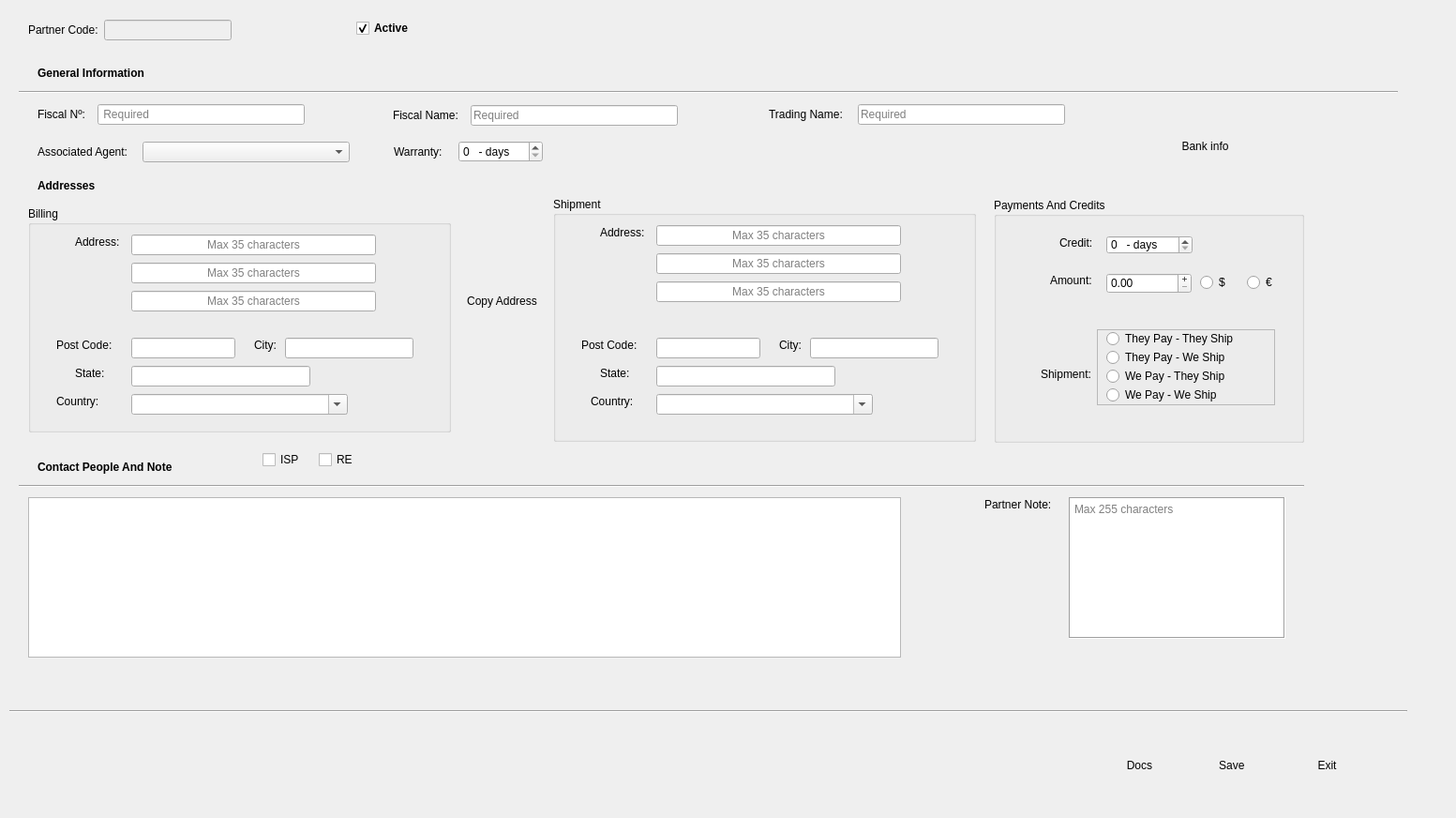
<?xml version="1.0" encoding="UTF-8"?>
<ui version="4.0">
 <class>Partner_Form</class>
 <widget class="QWidget" name="Partner_Form">
  <property name="geometry">
   <rect>
    <x>0</x>
    <y>0</y>
    <width>1553</width>
    <height>872</height>
   </rect>
  </property>
  <property name="minimumSize">
   <size>
    <width>1413</width>
    <height>867</height>
   </size>
  </property>
  <property name="windowTitle">
   <string>Partner</string>
  </property>
  <property name="windowIcon">
   <iconset>
    <normaloff>:/parnters</normaloff>:/parnters</iconset>
  </property>
  <property name="toolTip">
   <string/>
  </property>
  <property name="styleSheet">
   <string notr="true"/>
  </property>
  <widget class="QLabel" name="label_2">
   <property name="geometry">
    <rect>
     <x>40</x>
     <y>70</y>
     <width>129</width>
     <height>16</height>
    </rect>
   </property>
   <property name="styleSheet">
    <string notr="true">font-weight:bold;

</string>
   </property>
   <property name="text">
    <string>General Information</string>
   </property>
  </widget>
  <widget class="Line" name="line">
   <property name="geometry">
    <rect>
     <x>20</x>
     <y>90</y>
     <width>1471</width>
     <height>16</height>
    </rect>
   </property>
   <property name="orientation">
    <enum>Qt::Horizontal</enum>
   </property>
  </widget>
  <widget class="QWidget" name="layoutWidget_2">
   <property name="geometry">
    <rect>
     <x>820</x>
     <y>110</y>
     <width>316</width>
     <height>24</height>
    </rect>
   </property>
   <layout class="QHBoxLayout" name="horizontalLayout_4">
    <item>
     <widget class="QLabel" name="label_5">
      <property name="text">
       <string>Trading Name:</string>
      </property>
     </widget>
    </item>
    <item>
     <widget class="QLineEdit" name="trading_name_line_edit">
      <property name="minimumSize">
       <size>
        <width>221</width>
        <height>22</height>
       </size>
      </property>
      <property name="maximumSize">
       <size>
        <width>221</width>
        <height>22</height>
       </size>
      </property>
      <property name="text">
       <string/>
      </property>
      <property name="placeholderText">
       <string>Required</string>
      </property>
     </widget>
    </item>
   </layout>
  </widget>
  <widget class="QLabel" name="label_6">
   <property name="geometry">
    <rect>
     <x>40</x>
     <y>190</y>
     <width>114</width>
     <height>16</height>
    </rect>
   </property>
   <property name="styleSheet">
    <string notr="true">font-weight:bold;</string>
   </property>
   <property name="text">
    <string>Addresses</string>
   </property>
  </widget>
  <widget class="QToolButton" name="copy_address_button">
   <property name="geometry">
    <rect>
     <x>490</x>
     <y>290</y>
     <width>91</width>
     <height>61</height>
    </rect>
   </property>
   <property name="autoFillBackground">
    <bool>false</bool>
   </property>
   <property name="text">
    <string>Copy Address</string>
   </property>
   <property name="icon">
    <iconset resource="../app/icons.qrc">
     <normaloff>:/right_arrow</normaloff>:/right_arrow</iconset>
   </property>
   <property name="iconSize">
    <size>
     <width>32</width>
     <height>32</height>
    </size>
   </property>
   <property name="checkable">
    <bool>false</bool>
   </property>
   <property name="popupMode">
    <enum>QToolButton::InstantPopup</enum>
   </property>
   <property name="toolButtonStyle">
    <enum>Qt::ToolButtonTextUnderIcon</enum>
   </property>
   <property name="autoRaise">
    <bool>true</bool>
   </property>
  </widget>
  <widget class="QGroupBox" name="groupBox">
   <property name="geometry">
    <rect>
     <x>30</x>
     <y>220</y>
     <width>451</width>
     <height>241</height>
    </rect>
   </property>
   <property name="styleSheet">
    <string notr="true"/>
   </property>
   <property name="title">
    <string>Billing</string>
   </property>
   <property name="flat">
    <bool>false</bool>
   </property>
   <property name="checkable">
    <bool>false</bool>
   </property>
   <widget class="QLineEdit" name="billing_address3_line_edit">
    <property name="geometry">
     <rect>
      <x>110</x>
      <y>90</y>
      <width>261</width>
      <height>22</height>
     </rect>
    </property>
    <property name="minimumSize">
     <size>
      <width>241</width>
      <height>22</height>
     </size>
    </property>
    <property name="text">
     <string/>
    </property>
    <property name="maxLength">
     <number>35</number>
    </property>
    <property name="alignment">
     <set>Qt::AlignCenter</set>
    </property>
    <property name="placeholderText">
     <string>Max 35 characters</string>
    </property>
   </widget>
   <widget class="QLineEdit" name="billing_postcode_line_edit">
    <property name="geometry">
     <rect>
      <x>110</x>
      <y>140</y>
      <width>111</width>
      <height>22</height>
     </rect>
    </property>
   </widget>
   <widget class="QLabel" name="label_10">
    <property name="geometry">
     <rect>
      <x>50</x>
      <y>170</y>
      <width>35</width>
      <height>16</height>
     </rect>
    </property>
    <property name="text">
     <string>State:</string>
    </property>
   </widget>
   <widget class="QLabel" name="label_7">
    <property name="geometry">
     <rect>
      <x>50</x>
      <y>30</y>
      <width>51</width>
      <height>16</height>
     </rect>
    </property>
    <property name="text">
     <string>Address:</string>
    </property>
   </widget>
   <widget class="QLineEdit" name="billing_state_line_edit">
    <property name="geometry">
     <rect>
      <x>110</x>
      <y>170</y>
      <width>191</width>
      <height>22</height>
     </rect>
    </property>
   </widget>
   <widget class="QLabel" name="label_11">
    <property name="geometry">
     <rect>
      <x>30</x>
      <y>200</y>
      <width>55</width>
      <height>16</height>
     </rect>
    </property>
    <property name="text">
     <string>Country:</string>
    </property>
   </widget>
   <widget class="QLabel" name="label_8">
    <property name="geometry">
     <rect>
      <x>30</x>
      <y>140</y>
      <width>62</width>
      <height>16</height>
     </rect>
    </property>
    <property name="text">
     <string>Post Code:</string>
    </property>
   </widget>
   <widget class="QLineEdit" name="billing_address1_line_edit">
    <property name="geometry">
     <rect>
      <x>110</x>
      <y>30</y>
      <width>261</width>
      <height>22</height>
     </rect>
    </property>
    <property name="minimumSize">
     <size>
      <width>241</width>
      <height>22</height>
     </size>
    </property>
    <property name="text">
     <string/>
    </property>
    <property name="maxLength">
     <number>35</number>
    </property>
    <property name="alignment">
     <set>Qt::AlignCenter</set>
    </property>
    <property name="placeholderText">
     <string>Max 35 characters</string>
    </property>
   </widget>
   <widget class="QLineEdit" name="billing_address2_line_edit">
    <property name="geometry">
     <rect>
      <x>110</x>
      <y>60</y>
      <width>261</width>
      <height>22</height>
     </rect>
    </property>
    <property name="minimumSize">
     <size>
      <width>241</width>
      <height>22</height>
     </size>
    </property>
    <property name="text">
     <string/>
    </property>
    <property name="maxLength">
     <number>35</number>
    </property>
    <property name="alignment">
     <set>Qt::AlignCenter</set>
    </property>
    <property name="placeholderText">
     <string>Max 35 characters</string>
    </property>
   </widget>
   <widget class="QComboBox" name="billing_country_combobox">
    <property name="geometry">
     <rect>
      <x>110</x>
      <y>200</y>
      <width>231</width>
      <height>22</height>
     </rect>
    </property>
    <property name="editable">
     <bool>true</bool>
    </property>
    <property name="insertPolicy">
     <enum>QComboBox::NoInsert</enum>
    </property>
   </widget>
   <widget class="QLabel" name="label_9">
    <property name="geometry">
     <rect>
      <x>241</x>
      <y>140</y>
      <width>26</width>
      <height>16</height>
     </rect>
    </property>
    <property name="text">
     <string>City:</string>
    </property>
   </widget>
   <widget class="QLineEdit" name="billing_city_line_edit">
    <property name="geometry">
     <rect>
      <x>274</x>
      <y>140</y>
      <width>137</width>
      <height>22</height>
     </rect>
    </property>
   </widget>
  </widget>
  <widget class="QGroupBox" name="groupBox_2">
   <property name="geometry">
    <rect>
     <x>590</x>
     <y>210</y>
     <width>451</width>
     <height>261</height>
    </rect>
   </property>
   <property name="styleSheet">
    <string notr="true"/>
   </property>
   <property name="title">
    <string>Shipment</string>
   </property>
   <property name="flat">
    <bool>false</bool>
   </property>
   <property name="checkable">
    <bool>false</bool>
   </property>
   <widget class="QLineEdit" name="shipment_address3_line_edit">
    <property name="geometry">
     <rect>
      <x>110</x>
      <y>90</y>
      <width>261</width>
      <height>22</height>
     </rect>
    </property>
    <property name="minimumSize">
     <size>
      <width>241</width>
      <height>22</height>
     </size>
    </property>
    <property name="text">
     <string/>
    </property>
    <property name="maxLength">
     <number>35</number>
    </property>
    <property name="cursorPosition">
     <number>0</number>
    </property>
    <property name="alignment">
     <set>Qt::AlignCenter</set>
    </property>
    <property name="placeholderText">
     <string>Max 35 characters</string>
    </property>
    <property name="cursorMoveStyle">
     <enum>Qt::LogicalMoveStyle</enum>
    </property>
   </widget>
   <widget class="QLineEdit" name="shipment_postcode_line_edit">
    <property name="geometry">
     <rect>
      <x>110</x>
      <y>150</y>
      <width>111</width>
      <height>22</height>
     </rect>
    </property>
   </widget>
   <widget class="QLabel" name="label_14">
    <property name="geometry">
     <rect>
      <x>50</x>
      <y>180</y>
      <width>35</width>
      <height>16</height>
     </rect>
    </property>
    <property name="text">
     <string>State:</string>
    </property>
   </widget>
   <widget class="QLabel" name="label_15">
    <property name="geometry">
     <rect>
      <x>50</x>
      <y>30</y>
      <width>51</width>
      <height>16</height>
     </rect>
    </property>
    <property name="text">
     <string>Address:</string>
    </property>
   </widget>
   <widget class="QLineEdit" name="shipment_state_line_edit">
    <property name="geometry">
     <rect>
      <x>110</x>
      <y>180</y>
      <width>191</width>
      <height>22</height>
     </rect>
    </property>
   </widget>
   <widget class="QLabel" name="label_16">
    <property name="geometry">
     <rect>
      <x>40</x>
      <y>210</y>
      <width>51</width>
      <height>16</height>
     </rect>
    </property>
    <property name="text">
     <string>Country:</string>
    </property>
   </widget>
   <widget class="QLabel" name="label_17">
    <property name="geometry">
     <rect>
      <x>30</x>
      <y>150</y>
      <width>62</width>
      <height>16</height>
     </rect>
    </property>
    <property name="text">
     <string>Post Code:</string>
    </property>
   </widget>
   <widget class="QLineEdit" name="shipment_address_line_edit">
    <property name="geometry">
     <rect>
      <x>110</x>
      <y>30</y>
      <width>261</width>
      <height>22</height>
     </rect>
    </property>
    <property name="minimumSize">
     <size>
      <width>241</width>
      <height>22</height>
     </size>
    </property>
    <property name="text">
     <string/>
    </property>
    <property name="maxLength">
     <number>35</number>
    </property>
    <property name="alignment">
     <set>Qt::AlignCenter</set>
    </property>
    <property name="placeholderText">
     <string>Max 35 characters</string>
    </property>
   </widget>
   <widget class="QLineEdit" name="shipment_address2_line_edit">
    <property name="geometry">
     <rect>
      <x>110</x>
      <y>60</y>
      <width>261</width>
      <height>22</height>
     </rect>
    </property>
    <property name="minimumSize">
     <size>
      <width>241</width>
      <height>22</height>
     </size>
    </property>
    <property name="text">
     <string/>
    </property>
    <property name="maxLength">
     <number>35</number>
    </property>
    <property name="alignment">
     <set>Qt::AlignCenter</set>
    </property>
    <property name="placeholderText">
     <string>Max 35 characters</string>
    </property>
   </widget>
   <widget class="QComboBox" name="shipemnt_country_combobox">
    <property name="geometry">
     <rect>
      <x>110</x>
      <y>210</y>
      <width>231</width>
      <height>22</height>
     </rect>
    </property>
    <property name="editable">
     <bool>true</bool>
    </property>
    <property name="insertPolicy">
     <enum>QComboBox::NoInsert</enum>
    </property>
   </widget>
   <widget class="QLineEdit" name="shipment_city_line_edit">
    <property name="geometry">
     <rect>
      <x>274</x>
      <y>150</y>
      <width>137</width>
      <height>22</height>
     </rect>
    </property>
   </widget>
   <widget class="QLabel" name="label_13">
    <property name="geometry">
     <rect>
      <x>241</x>
      <y>150</y>
      <width>26</width>
      <height>16</height>
     </rect>
    </property>
    <property name="text">
     <string>City:</string>
    </property>
   </widget>
  </widget>
  <widget class="QLabel" name="label_19">
   <property name="geometry">
    <rect>
     <x>40</x>
     <y>490</y>
     <width>162</width>
     <height>16</height>
    </rect>
   </property>
   <property name="styleSheet">
    <string notr="true">font-weight:bold;</string>
   </property>
   <property name="text">
    <string>Contact People And Note</string>
   </property>
  </widget>
  <widget class="Line" name="line_2">
   <property name="geometry">
    <rect>
     <x>20</x>
     <y>510</y>
     <width>1371</width>
     <height>16</height>
    </rect>
   </property>
   <property name="orientation">
    <enum>Qt::Horizontal</enum>
   </property>
  </widget>
  <widget class="QGroupBox" name="groupBox_3">
   <property name="geometry">
    <rect>
     <x>1060</x>
     <y>211</y>
     <width>331</width>
     <height>261</height>
    </rect>
   </property>
   <property name="title">
    <string>Payments And Credits</string>
   </property>
   <property name="flat">
    <bool>false</bool>
   </property>
   <widget class="QLabel" name="label_22">
    <property name="geometry">
     <rect>
      <x>70</x>
      <y>40</y>
      <width>43</width>
      <height>16</height>
     </rect>
    </property>
    <property name="text">
     <string>Credit:</string>
    </property>
   </widget>
   <widget class="QSpinBox" name="credit_days_spinbox">
    <property name="geometry">
     <rect>
      <x>120</x>
      <y>40</y>
      <width>92</width>
      <height>20</height>
     </rect>
    </property>
    <property name="minimumSize">
     <size>
      <width>51</width>
      <height>0</height>
     </size>
    </property>
    <property name="suffix">
     <string>   - days</string>
    </property>
    <property name="maximum">
     <number>365</number>
    </property>
    <property name="value">
     <number>0</number>
    </property>
    <property name="displayIntegerBase">
     <number>10</number>
    </property>
   </widget>
   <widget class="QLabel" name="label_23">
    <property name="geometry">
     <rect>
      <x>60</x>
      <y>80</y>
      <width>55</width>
      <height>16</height>
     </rect>
    </property>
    <property name="text">
     <string>Amount:</string>
    </property>
   </widget>
   <widget class="QDoubleSpinBox" name="credit_amount_spinbox">
    <property name="geometry">
     <rect>
      <x>120</x>
      <y>80</y>
      <width>91</width>
      <height>22</height>
     </rect>
    </property>
    <property name="wrapping">
     <bool>false</bool>
    </property>
    <property name="buttonSymbols">
     <enum>QAbstractSpinBox::PlusMinus</enum>
    </property>
    <property name="maximum">
     <double>1000000.000000000000000</double>
    </property>
    <property name="singleStep">
     <double>0.010000000000000</double>
    </property>
   </widget>
   <widget class="QRadioButton" name="dolar_radiobutton">
    <property name="geometry">
     <rect>
      <x>220</x>
      <y>80</y>
      <width>34</width>
      <height>20</height>
     </rect>
    </property>
    <property name="text">
     <string>$</string>
    </property>
   </widget>
   <widget class="QRadioButton" name="euro_radiobutton">
    <property name="geometry">
     <rect>
      <x>270</x>
      <y>80</y>
      <width>31</width>
      <height>20</height>
     </rect>
    </property>
    <property name="text">
     <string>€</string>
    </property>
   </widget>
   <widget class="QLabel" name="label_24">
    <property name="geometry">
     <rect>
      <x>50</x>
      <y>180</y>
      <width>59</width>
      <height>16</height>
     </rect>
    </property>
    <property name="text">
     <string>Shipment:</string>
    </property>
   </widget>
   <widget class="QFrame" name="frame">
    <property name="geometry">
     <rect>
      <x>110</x>
      <y>140</y>
      <width>190</width>
      <height>81</height>
     </rect>
    </property>
    <property name="frameShape">
     <enum>QFrame::StyledPanel</enum>
    </property>
    <property name="frameShadow">
     <enum>QFrame::Raised</enum>
    </property>
    <widget class="QRadioButton" name="we_pay_they_ship_radiobutton">
     <property name="geometry">
      <rect>
       <x>10</x>
       <y>40</y>
       <width>141</width>
       <height>20</height>
      </rect>
     </property>
     <property name="text">
      <string>We Pay - They Ship</string>
     </property>
    </widget>
    <widget class="QRadioButton" name="they_pay_they_ship_radiobutton">
     <property name="geometry">
      <rect>
       <x>10</x>
       <y>0</y>
       <width>161</width>
       <height>20</height>
      </rect>
     </property>
     <property name="text">
      <string>They Pay - They Ship</string>
     </property>
    </widget>
    <widget class="QRadioButton" name="they_pay_we_ship_radiobutton">
     <property name="geometry">
      <rect>
       <x>10</x>
       <y>20</y>
       <width>141</width>
       <height>20</height>
      </rect>
     </property>
     <property name="text">
      <string>They Pay - We Ship</string>
     </property>
    </widget>
    <widget class="QRadioButton" name="we_pay_we_ship_radiobutton">
     <property name="geometry">
      <rect>
       <x>10</x>
       <y>60</y>
       <width>141</width>
       <height>20</height>
      </rect>
     </property>
     <property name="text">
      <string>We Pay - We Ship</string>
     </property>
    </widget>
   </widget>
  </widget>
  <widget class="Line" name="line_3">
   <property name="geometry">
    <rect>
     <x>10</x>
     <y>750</y>
     <width>1491</width>
     <height>16</height>
    </rect>
   </property>
   <property name="orientation">
    <enum>Qt::Horizontal</enum>
   </property>
  </widget>
  <widget class="QToolButton" name="cancel_button">
   <property name="geometry">
    <rect>
     <x>1370</x>
     <y>780</y>
     <width>91</width>
     <height>71</height>
    </rect>
   </property>
   <property name="toolTip">
    <string>Check Documentd assciated</string>
   </property>
   <property name="toolTipDuration">
    <number>2</number>
   </property>
   <property name="text">
    <string>Exit</string>
   </property>
   <property name="icon">
    <iconset resource="../app/icons.qrc">
     <normaloff>:/exit</normaloff>:/exit</iconset>
   </property>
   <property name="iconSize">
    <size>
     <width>100</width>
     <height>100</height>
    </size>
   </property>
   <property name="toolButtonStyle">
    <enum>Qt::ToolButtonTextUnderIcon</enum>
   </property>
   <property name="autoRaise">
    <bool>true</bool>
   </property>
   <property name="arrowType">
    <enum>Qt::NoArrow</enum>
   </property>
  </widget>
  <widget class="QToolButton" name="docs_button">
   <property name="geometry">
    <rect>
     <x>1170</x>
     <y>780</y>
     <width>91</width>
     <height>71</height>
    </rect>
   </property>
   <property name="toolTip">
    <string>Check Documentd assciated</string>
   </property>
   <property name="toolTipDuration">
    <number>2</number>
   </property>
   <property name="text">
    <string>Docs</string>
   </property>
   <property name="icon">
    <iconset resource="../app/icons.qrc">
     <normaloff>:/document</normaloff>:/document</iconset>
   </property>
   <property name="iconSize">
    <size>
     <width>100</width>
     <height>100</height>
    </size>
   </property>
   <property name="toolButtonStyle">
    <enum>Qt::ToolButtonTextUnderIcon</enum>
   </property>
   <property name="autoRaise">
    <bool>true</bool>
   </property>
   <property name="arrowType">
    <enum>Qt::NoArrow</enum>
   </property>
  </widget>
  <widget class="QToolButton" name="delete_row_button">
   <property name="geometry">
    <rect>
     <x>110</x>
     <y>710</y>
     <width>31</width>
     <height>31</height>
    </rect>
   </property>
   <property name="text">
    <string/>
   </property>
   <property name="icon">
    <iconset resource="../app/icons.qrc">
     <normaloff>:/delete</normaloff>:/delete</iconset>
   </property>
   <property name="toolButtonStyle">
    <enum>Qt::ToolButtonTextUnderIcon</enum>
   </property>
   <property name="autoRaise">
    <bool>true</bool>
   </property>
  </widget>
  <widget class="QWidget" name="layoutWidget">
   <property name="geometry">
    <rect>
     <x>30</x>
     <y>20</y>
     <width>217</width>
     <height>24</height>
    </rect>
   </property>
   <layout class="QHBoxLayout" name="horizontalLayout">
    <item>
     <widget class="QLabel" name="label">
      <property name="text">
       <string>Partner Code:</string>
      </property>
     </widget>
    </item>
    <item>
     <widget class="QLineEdit" name="partner_code_line_edit">
      <property name="enabled">
       <bool>false</bool>
      </property>
     </widget>
    </item>
   </layout>
  </widget>
  <widget class="QWidget" name="layoutWidget">
   <property name="geometry">
    <rect>
     <x>40</x>
     <y>110</y>
     <width>285</width>
     <height>24</height>
    </rect>
   </property>
   <layout class="QHBoxLayout" name="horizontalLayout_2">
    <item>
     <widget class="QLabel" name="label_3">
      <property name="text">
       <string>Fiscal Nº:</string>
      </property>
     </widget>
    </item>
    <item>
     <widget class="QLineEdit" name="fiscal_number_line_edit">
      <property name="minimumSize">
       <size>
        <width>221</width>
        <height>22</height>
       </size>
      </property>
      <property name="maximumSize">
       <size>
        <width>221</width>
        <height>22</height>
       </size>
      </property>
      <property name="text">
       <string/>
      </property>
      <property name="placeholderText">
       <string> Required</string>
      </property>
     </widget>
    </item>
   </layout>
  </widget>
  <widget class="QWidget" name="layoutWidget">
   <property name="geometry">
    <rect>
     <x>419</x>
     <y>111</y>
     <width>304</width>
     <height>24</height>
    </rect>
   </property>
   <layout class="QHBoxLayout" name="horizontalLayout_3">
    <item>
     <widget class="QLabel" name="label_4">
      <property name="text">
       <string>Fiscal Name:</string>
      </property>
     </widget>
    </item>
    <item>
     <widget class="QLineEdit" name="fical_name_line_edit">
      <property name="minimumSize">
       <size>
        <width>221</width>
        <height>22</height>
       </size>
      </property>
      <property name="maximumSize">
       <size>
        <width>221</width>
        <height>22</height>
       </size>
      </property>
      <property name="text">
       <string/>
      </property>
      <property name="placeholderText">
       <string>Required</string>
      </property>
     </widget>
    </item>
   </layout>
  </widget>
  <widget class="QWidget" name="layoutWidget">
   <property name="geometry">
    <rect>
     <x>40</x>
     <y>150</y>
     <width>333</width>
     <height>24</height>
    </rect>
   </property>
   <layout class="QHBoxLayout" name="horizontalLayout_6">
    <item>
     <widget class="QLabel" name="label_12">
      <property name="text">
       <string>Associated Agent:</string>
      </property>
     </widget>
    </item>
    <item>
     <widget class="QComboBox" name="associated_agent_combobox">
      <property name="minimumSize">
       <size>
        <width>221</width>
        <height>0</height>
       </size>
      </property>
     </widget>
    </item>
   </layout>
  </widget>
  <widget class="QWidget" name="layoutWidget">
   <property name="geometry">
    <rect>
     <x>420</x>
     <y>150</y>
     <width>159</width>
     <height>24</height>
    </rect>
   </property>
   <layout class="QHBoxLayout" name="horizontalLayout_10">
    <item>
     <widget class="QLabel" name="label_21">
      <property name="text">
       <string>Warranty:</string>
      </property>
     </widget>
    </item>
    <item>
     <widget class="QSpinBox" name="warranty_spinbox">
      <property name="minimumSize">
       <size>
        <width>51</width>
        <height>0</height>
       </size>
      </property>
      <property name="suffix">
       <string>   - days</string>
      </property>
      <property name="maximum">
       <number>365</number>
      </property>
      <property name="value">
       <number>0</number>
      </property>
      <property name="displayIntegerBase">
       <number>10</number>
      </property>
     </widget>
    </item>
   </layout>
  </widget>
  <widget class="QLabel" name="label_25">
   <property name="geometry">
    <rect>
     <x>1050</x>
     <y>530</y>
     <width>77</width>
     <height>16</height>
    </rect>
   </property>
   <property name="text">
    <string>Partner Note:</string>
   </property>
  </widget>
  <widget class="QTextEdit" name="note_text_edit">
   <property name="geometry">
    <rect>
     <x>1140</x>
     <y>530</y>
     <width>231</width>
     <height>151</height>
    </rect>
   </property>
   <property name="frameShape">
    <enum>QFrame::Box</enum>
   </property>
   <property name="html">
    <string>&lt;!DOCTYPE HTML PUBLIC &quot;-//W3C//DTD HTML 4.0//EN&quot; &quot;http://www.w3.org/TR/REC-html40/strict.dtd&quot;&gt;
&lt;html&gt;&lt;head&gt;&lt;meta name=&quot;qrichtext&quot; content=&quot;1&quot; /&gt;&lt;style type=&quot;text/css&quot;&gt;
p, li { white-space: pre-wrap; }
&lt;/style&gt;&lt;/head&gt;&lt;body style=&quot; font-family:'MS Shell Dlg 2'; font-size:8.25pt; font-weight:400; font-style:normal;&quot;&gt;
&lt;p style=&quot;-qt-paragraph-type:empty; margin-top:0px; margin-bottom:0px; margin-left:0px; margin-right:0px; -qt-block-indent:0; text-indent:0px; font-size:7.8pt;&quot;&gt;&lt;br /&gt;&lt;/p&gt;&lt;/body&gt;&lt;/html&gt;</string>
   </property>
   <property name="cursorWidth">
    <number>3</number>
   </property>
   <property name="placeholderText">
    <string>Max 255 characters</string>
   </property>
  </widget>
  <widget class="QToolButton" name="save_button">
   <property name="geometry">
    <rect>
     <x>1270</x>
     <y>780</y>
     <width>91</width>
     <height>71</height>
    </rect>
   </property>
   <property name="toolTip">
    <string>Check Documentd assciated</string>
   </property>
   <property name="toolTipDuration">
    <number>2</number>
   </property>
   <property name="text">
    <string>Save </string>
   </property>
   <property name="icon">
    <iconset resource="../app/icons.qrc">
     <normaloff>:/save</normaloff>:/save</iconset>
   </property>
   <property name="iconSize">
    <size>
     <width>100</width>
     <height>100</height>
    </size>
   </property>
   <property name="toolButtonStyle">
    <enum>Qt::ToolButtonTextUnderIcon</enum>
   </property>
   <property name="autoRaise">
    <bool>true</bool>
   </property>
   <property name="arrowType">
    <enum>Qt::NoArrow</enum>
   </property>
  </widget>
  <widget class="QToolButton" name="add_row_button">
   <property name="geometry">
    <rect>
     <x>50</x>
     <y>710</y>
     <width>31</width>
     <height>31</height>
    </rect>
   </property>
   <property name="text">
    <string/>
   </property>
   <property name="icon">
    <iconset resource="../app/icons.qrc">
     <normaloff>:/new</normaloff>:/new</iconset>
   </property>
   <property name="toolButtonStyle">
    <enum>Qt::ToolButtonTextUnderIcon</enum>
   </property>
   <property name="autoRaise">
    <bool>true</bool>
   </property>
  </widget>
  <widget class="QTableView" name="contact_view">
   <property name="geometry">
    <rect>
     <x>30</x>
     <y>530</y>
     <width>931</width>
     <height>171</height>
    </rect>
   </property>
  </widget>
  <widget class="QCheckBox" name="active_checkbox">
   <property name="geometry">
    <rect>
     <x>380</x>
     <y>20</y>
     <width>81</width>
     <height>20</height>
    </rect>
   </property>
   <property name="styleSheet">
    <string notr="true">font:bold; </string>
   </property>
   <property name="text">
    <string>Active</string>
   </property>
   <property name="checked">
    <bool>true</bool>
   </property>
  </widget>
  <widget class="QCheckBox" name="isp_checkbox">
   <property name="geometry">
    <rect>
     <x>280</x>
     <y>480</y>
     <width>51</width>
     <height>20</height>
    </rect>
   </property>
   <property name="text">
    <string>ISP</string>
   </property>
  </widget>
  <widget class="QCheckBox" name="re_checkbox">
   <property name="geometry">
    <rect>
     <x>340</x>
     <y>480</y>
     <width>51</width>
     <height>20</height>
    </rect>
   </property>
   <property name="text">
    <string>RE</string>
   </property>
  </widget>
  <widget class="QToolButton" name="bank_button">
   <property name="geometry">
    <rect>
     <x>1240</x>
     <y>120</y>
     <width>91</width>
     <height>71</height>
    </rect>
   </property>
   <property name="toolTip">
    <string>Check Documentd assciated</string>
   </property>
   <property name="toolTipDuration">
    <number>2</number>
   </property>
   <property name="text">
    <string>Bank info</string>
   </property>
   <property name="icon">
    <iconset resource="../app/icons.qrc">
     <normaloff>:/bank</normaloff>:/bank</iconset>
   </property>
   <property name="iconSize">
    <size>
     <width>100</width>
     <height>100</height>
    </size>
   </property>
   <property name="toolButtonStyle">
    <enum>Qt::ToolButtonTextUnderIcon</enum>
   </property>
   <property name="autoRaise">
    <bool>true</bool>
   </property>
   <property name="arrowType">
    <enum>Qt::NoArrow</enum>
   </property>
  </widget>
 </widget>
 <tabstops>
  <tabstop>active_checkbox</tabstop>
  <tabstop>fiscal_number_line_edit</tabstop>
  <tabstop>fical_name_line_edit</tabstop>
  <tabstop>trading_name_line_edit</tabstop>
  <tabstop>associated_agent_combobox</tabstop>
  <tabstop>warranty_spinbox</tabstop>
  <tabstop>billing_address1_line_edit</tabstop>
  <tabstop>billing_address2_line_edit</tabstop>
  <tabstop>billing_address3_line_edit</tabstop>
  <tabstop>billing_postcode_line_edit</tabstop>
  <tabstop>billing_city_line_edit</tabstop>
  <tabstop>billing_state_line_edit</tabstop>
  <tabstop>billing_country_combobox</tabstop>
  <tabstop>copy_address_button</tabstop>
  <tabstop>shipment_address_line_edit</tabstop>
  <tabstop>shipment_address2_line_edit</tabstop>
  <tabstop>shipment_address3_line_edit</tabstop>
  <tabstop>shipment_postcode_line_edit</tabstop>
  <tabstop>shipment_city_line_edit</tabstop>
  <tabstop>shipment_state_line_edit</tabstop>
  <tabstop>shipemnt_country_combobox</tabstop>
  <tabstop>credit_days_spinbox</tabstop>
  <tabstop>credit_amount_spinbox</tabstop>
  <tabstop>dolar_radiobutton</tabstop>
  <tabstop>euro_radiobutton</tabstop>
  <tabstop>they_pay_they_ship_radiobutton</tabstop>
  <tabstop>we_pay_they_ship_radiobutton</tabstop>
  <tabstop>isp_checkbox</tabstop>
  <tabstop>re_checkbox</tabstop>
  <tabstop>contact_view</tabstop>
  <tabstop>note_text_edit</tabstop>
  <tabstop>docs_button</tabstop>
  <tabstop>save_button</tabstop>
  <tabstop>cancel_button</tabstop>
  <tabstop>add_row_button</tabstop>
  <tabstop>delete_row_button</tabstop>
  <tabstop>partner_code_line_edit</tabstop>
 </tabstops>
 <resources>
  <include location="../app/icons.qrc"/>
 </resources>
 <connections>
  <connection>
   <sender>cancel_button</sender>
   <signal>clicked()</signal>
   <receiver>Partner_Form</receiver>
   <slot>close()</slot>
   <hints>
    <hint type="sourcelabel">
     <x>1347</x>
     <y>763</y>
    </hint>
    <hint type="destinationlabel">
     <x>1374</x>
     <y>765</y>
    </hint>
   </hints>
  </connection>
 </connections>
</ui>
